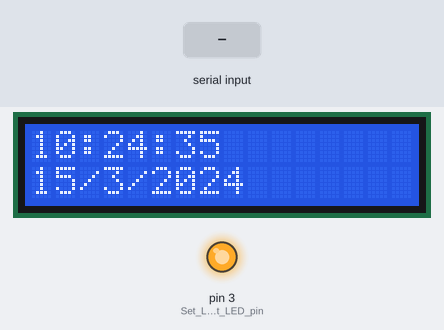
The sketch below on a simulated Arduino Uno, built with avr-gcc and run on an emulated ATmega328P. Parts: 16×2 character LCD, output pins drawn as LEDs (lit = HIGH). The test bench sets the inputs (shaded band). The local clock reads 2024-03-15 10:24:30 at power-on unless the sketch sets it.

Above: at 5.6 s.
5.7 s: byte 10 ('\n') received over Serial
At 6.2 s:
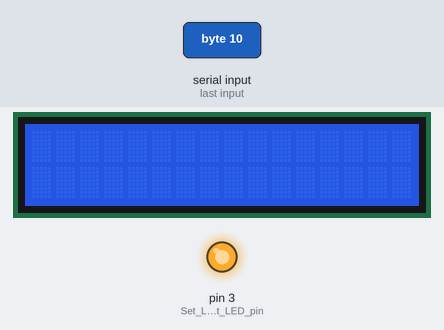
7.2 s: "1\n" received over Serial
At 8.4 s:
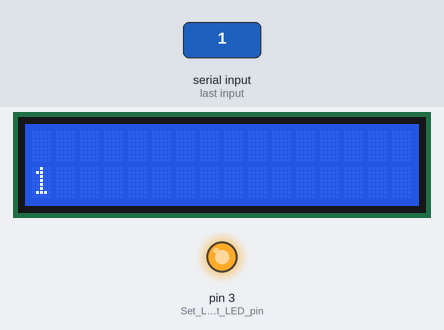
8.7 s: byte 0 ('\0') received over Serial
At 9.6 s:
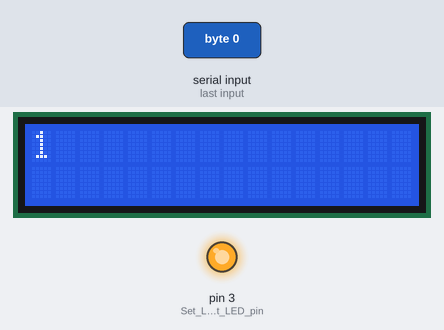
10.2 s: "0\n" received over Serial
At 10.8 s:
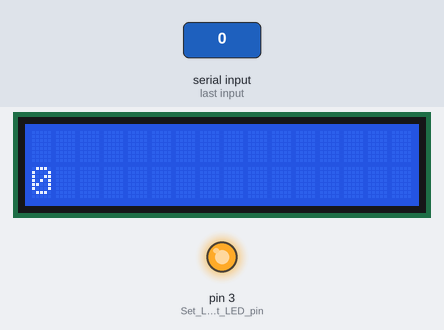
11.7 s: byte 13 ('\r') received over Serial
At 12.9 s:
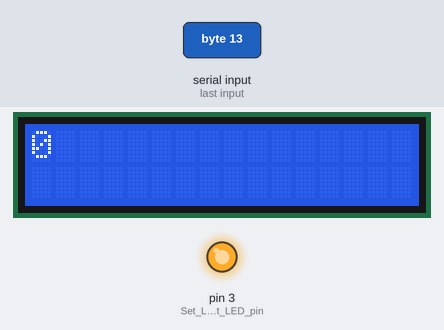
13.2 s: "2\n" received over Serial
At 14.2 s:
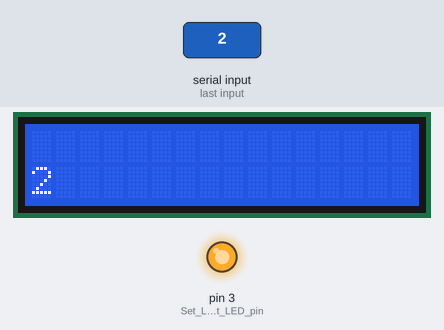
Timing chart, 0 to 16.2 s (numbered marks = the images above; inputs shaded):
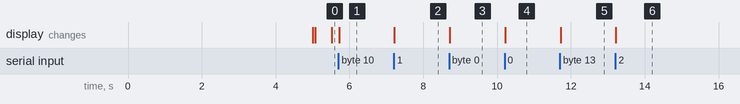

Measured:
- after the input at 5.7 s, the display: changes at once (image 1)
- after the input at 7.2 s, the display: changes at once (image 2)
- after the input at 8.7 s, the display: changes at once (image 3)
- after the input at 10.2 s, the display: changes at once (image 4)
- after the input at 11.7 s, the display: changes at once (image 5)
- after the input at 13.2 s, the display: changes at once (image 6)

The sketch:

Device.ino
```cpp
#include <Time.h>
#include <Wire.h>
#include <DS1307RTC.h>      // a basic DS1307 library that returns time as a time_t
#include <LiquidCrystal.h>  //Library to drive the LCD

#define screenSaverTime 5000         //time in ms for screen saver delay
LiquidCrystal lcd(9, 8, 7, 6, 5, 4); //initialise LCD in Serial LCD Interface Module
int line=0;                          //Keeps track of the number of lines printed on the display
long displayTime;                     //To help calculate idle time for screen saver
char prevLine[16],a;                 //To store display data

void setup()
{
  pinMode(3 , OUTPUT);        //Set LCD backlight LED pin as output
  digitalWrite(3, HIGH);      //Switch ON LCD backlight
  lcd.begin(16, 2);
  Serial.begin(9600);         //Begin serial UART communication at the specified baud rate
  setSyncProvider(RTC.get);   //The function to get the time from the RTC
 // startupScreen();          //Displays a simple startup screen and also displays if RTC is connected. Space not enough on atmega8. Works on atmega328
}

void loop()
{
  if (Serial.available())
  {
    delay(10);                //wait for complete message
    lcd.clear();              //clear the screen
    lcd.setCursor(0,0);
    lcd.write(prevLine);    //Move the previous data on the 2nd line to the first line

    for(int i=0; i<16; i++) //read new data and save it in the variable prevLine
      {
        if(Serial.available()){
         a=Serial.read();

        if(!(  (a=='\n')||(a=='\0')||(a=='\r')))
        prevLine[i]=a;
        else
         prevLine[i]=' ';
      }
        else
         prevLine[i]=' ';

      }
    lcd.setCursor(0,1);  //display new data in the 2nd line
    lcd.write(prevLine);
    line++;               //increase the line counter
    displayTime=millis(); //save the current time to help calculate idele time later
  }

  if((millis()-displayTime)>screenSaverTime) //If no new data since the set time, display time
  if (timeStatus() == timeSet)
  {
    digitalClockDisplay();
  }

}

void startupScreen()   //Displays a simple startup screen and also displays if RTC is connected. Space not enough on atmega8. Works on atmega328
{
  lcd.clear();
  lcd.print("SERIAL LCD");
  lcd.setCursor(0,1);
  lcd.print("       INTERFACE");
  delay(1000);
  lcd.clear();

  lcd.setCursor(0,1);
  if(timeStatus()!= timeSet)
     lcd.print("~RTC Unavailable");
  else
     lcd.println("~RTC Available");
     lcd.setCursor(0,0);
  lcd.print("                ");
  lcd.setCursor(0,0);
  lcd.print("Initialising.");
  for(int i=0; i<3; i++)
  {
    delay(200);
    lcd.print(".");
  }
  delay(500);
  lcd.clear();
}

//Functions to display clock
void digitalClockDisplay(){
  // digital clock display of the time
  lcd.setCursor(0,0);
  lcd.print(hour());
  printDigits(minute());
  printDigits(second());
  lcd.print("     ");
  lcd.setCursor(0,1);
  lcd.print(day());
  lcd.print("/");
  lcd.print(month());
  lcd.print("/");
  lcd.print(year());
  lcd.print("     ");
}

void printDigits(int digits){
  // utility function for digital clock display: prints preceding colon and leading 0
  if((millis()%1000)>=500)
  lcd.print(":");
  else
  lcd.print(" ");
  if(digits < 10)
    lcd.print('0');
  lcd.print(digits);
}
```
